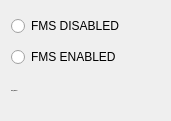
              <widget class="QFrame" name="frame_3">
               <property name="minimumSize">
                <size>
                 <width>171</width>
                 <height>121</height>
                </size>
               </property>
               <property name="maximumSize">
                <size>
                 <width>171</width>
                 <height>121</height>
                </size>
               </property>
               <layout class="QVBoxLayout" name="verticalLayout_22">
                <item>
                 <widget class="QRadioButton" name="fms_disable">
                  <property name="text">
                   <string>FMS DISABLED</string>
                  </property>
                  <property name="checkable">
                   <bool>true</bool>
                  </property>
                  <attribute name="buttonGroup">
                   <string notr="true">buttonGroup_26</string>
                  </attribute>
                 </widget>
                </item>
                <item>
                 <widget class="QRadioButton" name="fms_enable">
                  <property name="text">
                   <string>FMS ENABLED</string>
                  </property>
                  <property name="checkable">
                   <bool>true</bool>
                  </property>
                  <attribute name="buttonGroup">
                   <string notr="true">buttonGroup_26</string>
                  </attribute>
                 </widget>
                </item>
                <item>
                 <widget class="QLabel" name="label_43">
                  <property name="sizePolicy">
                   <sizepolicy hsizetype="Preferred" vsizetype="Preferred">
                    <horstretch>0</horstretch>
                    <verstretch>0</verstretch>
                   </sizepolicy>
                  </property>
                  <property name="maximumSize">
                   <size>
                    <width>16777215</width>
                    <height>25</height>
                   </size>
                  </property>
                  <property name="font">
                   <font>
                    <family>Inter</family>
                    <pointsize>-1</pointsize>
                    <weight>75</weight>
                    <bold>true</bold>
                   </font>
                  </property>
                  <property name="text">
                   <string>FMS_ENABLE</string>
                  </property>
                 </widget>
                </item>
               </layout>
              </widget>
